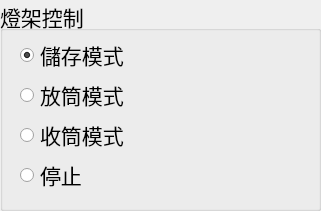
       <widget class="QGroupBox" name="groupBox_17">
        <property name="geometry">
         <rect>
          <x>960</x>
          <y>590</y>
          <width>321</width>
          <height>211</height>
         </rect>
        </property>
        <property name="font">
         <font>
          <pointsize>16</pointsize>
         </font>
        </property>
        <property name="title">
         <string>燈架控制</string>
        </property>
        <widget class="QRadioButton" name="lanternRackModeRadioButton_0">
         <property name="geometry">
          <rect>
           <x>20</x>
           <y>40</y>
           <width>221</width>
           <height>30</height>
          </rect>
         </property>
         <property name="font">
          <font>
           <pointsize>16</pointsize>
          </font>
         </property>
         <property name="text">
          <string>儲存模式</string>
         </property>
         <property name="checked">
          <bool>true</bool>
         </property>
        </widget>
        <widget class="QRadioButton" name="lanternRackModeRadioButton_1">
         <property name="geometry">
          <rect>
           <x>20</x>
           <y>80</y>
           <width>221</width>
           <height>30</height>
          </rect>
         </property>
         <property name="font">
          <font>
           <pointsize>16</pointsize>
          </font>
         </property>
         <property name="text">
          <string>放筒模式</string>
         </property>
        </widget>
        <widget class="QRadioButton" name="lanternRackModeRadioButton_2">
         <property name="geometry">
          <rect>
           <x>20</x>
           <y>120</y>
           <width>221</width>
           <height>30</height>
          </rect>
         </property>
         <property name="font">
          <font>
           <pointsize>16</pointsize>
          </font>
         </property>
         <property name="text">
          <string>收筒模式</string>
         </property>
        </widget>
        <widget class="QRadioButton" name="lanternRackModeRadioButton_3">
         <property name="geometry">
          <rect>
           <x>20</x>
           <y>160</y>
           <width>221</width>
           <height>30</height>
          </rect>
         </property>
         <property name="font">
          <font>
           <pointsize>16</pointsize>
          </font>
         </property>
         <property name="text">
          <string>停止</string>
         </property>
        </widget>
       </widget>
